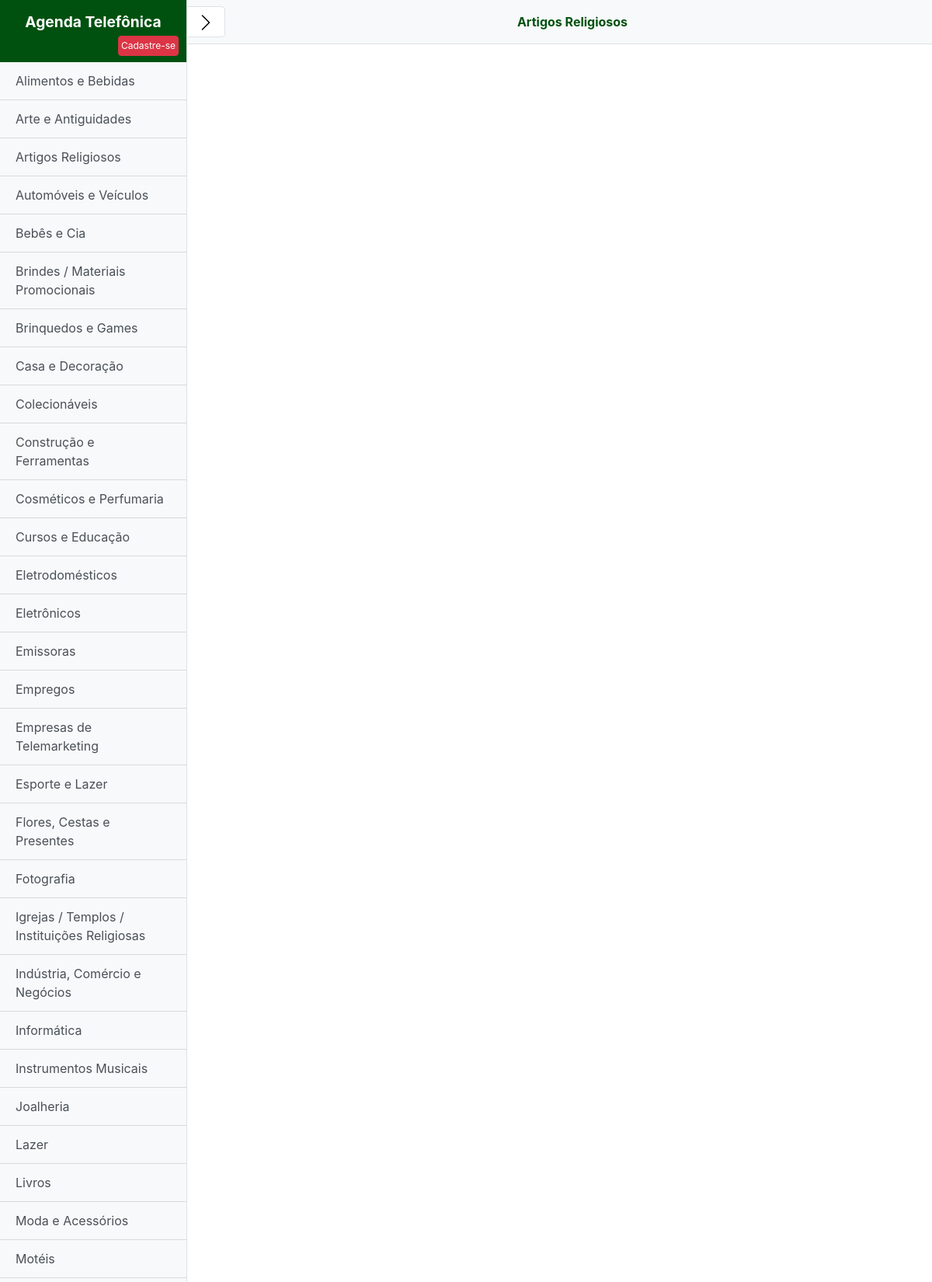
The page /index.php?id=3 (upper part) on the database its author committed.
### tables this page shows
CREATE TABLE `segmento` (
  `idsegmento` int(11) NOT NULL,
  `nome` varchar(100) DEFAULT NULL
);

### index.php (the view, shortened to what this page needs)
<?php
    include 'conexao.php';
?>
<!DOCTYPE html>
<html lang="pt-br">
<head>
    <link href="css/bootstrap.min.css" rel="stylesheet" id="bootstrap-css">
    <link href="css/simple-sidebar.css" rel="stylesheet" id="sidebar-css">
    <link href="css/style.css" rel="stylesheet" id="style">
</head>
<body>
<div class="d-flex" id="wrapper">
    <div class="bg-light border-right" id="sidebar-wrapper">
      <div class="sidebar-heading cabecalho-titulo text-center">Agenda Telefônica<p class="text-right p-cadastro"><a class="btn btn-danger link-cadastro" href="cadastro.php">Cadastre-se</a></p></div>
      <div class="list-group list-group-flush">
        <?php
            $sql = "SELECT * FROM segmento ORDER BY nome";
            $resultado= $conexao->query($sql);
            while($linha=$resultado->fetch_array()){
                $link = "index.php?id=".$linha['idsegmento'];
                $nome = $linha['nome'];
                echo "<a href='$link' class='list-group-item list-group-item-action bg-light'>$nome</a>";
            }
        ?>
      </div>
    </div>
    <div id="page-content-wrapper">
      <nav class="navbar navbar-expand-lg navbar-light bg-light border-bottom bg-sup">
        <button class="btn btn-primary bt-menu" id="menu-toggle">
            <img src="icons/chevron-right.svg" alt="" width="24" height="24" title="Facebook">
        </button>
        <span class="navbar-text text-center nome-sup">
            <?php
                if(isset($_GET['id'])){
                    $id = $_GET['id'];
                    $sql = "SELECT * FROM segmento WHERE idsegmento = $id";
                    $resultado= $conexao->query($sql);
                    $linha=$resultado->fetch_array();
                    echo $linha['nome'];
                }else{
                    echo "Segmento";
                }
            ?>
        </span>
      </nav>
      <div class="container-fluid">
            <div class="row">
                <div class="espaco"> &nbsp; </div>
                <div class="espaco"> &nbsp; </div>
            </div>
        </div>
    </div>
</div>
</body>
</html>

### css/simple-sidebar.css (style rules this page uses)
body { overflow-x: hidden; }
#sidebar-wrapper { min-height: 100vh; margin-left: -15rem; -webkit-transition: margin .25s ease-out; -moz-transition: margin .25s ease-out; -o-transition: margin .25s ease-out; transition: margin .25s ease-out; }
#sidebar-wrapper .sidebar-heading { padding: 0.875rem 1.25rem; font-size: 1.2rem; }
#sidebar-wrapper .list-group { width: 15rem; }
#page-content-wrapper { min-width: 100vw; }
@media (min-width: 768px) { #sidebar-wrapper { margin-left: 0; } }
@media (min-width: 768px) { #page-content-wrapper { min-width: 0; width: 100%; } }

### css/style.css (style rules this page uses)
.bt-menu { margin-left: -17px; border-radius: 0 5px 5px 0; border: 1px solid #dee2e6 !important; background: #fff; }
.nome-sup { width: 100%; color: #00510F !important; font-weight: 700; }
.espaco { display: inline-block; width: 100%; height: 20px; }
.link-cadastro { font-size: 12px; padding: 3px; }
.cabecalho-titulo { border-bottom: 4px solid #00510f; color: #fff; background: #00510f !important; font-weight: 700; }
.p-cadastro { margin: 0 -10px -10px 0; }

### rows shown on the page
segmento: nome "Alimentos e Bebidas"
segmento: nome "Arte e Antiguidades"
segmento: nome "Artigos Religiosos"
segmento: nome "Automóveis e Veículos"
segmento: nome "Bebês e Cia"
segmento: nome "Brindes / Materiais Promocionais"
segmento: nome "Brinquedos e Games"
segmento: nome "Casa e Decoração"
segmento: nome "Colecionáveis"
segmento: nome "Construção e Ferramentas"
segmento: nome "Cosméticos e Perfumaria"
segmento: nome "Cursos e Educação"
segmento: nome "Eletrodomésticos"
segmento: nome "Eletrônicos"
segmento: nome "Emissoras"
segmento: nome "Empregos"
segmento: nome "Empresas de Telemarketing"
segmento: nome "Esporte e Lazer"
segmento: nome "Flores, Cestas e Presentes"
segmento: nome "Fotografia"
segmento: nome "Igrejas / Templos / Instituições Religiosas"
segmento: nome "Indústria, Comércio e Negócios"
segmento: nome "Informática"
segmento: nome "Instrumentos Musicais"
segmento: nome "Joalheria"
segmento: nome "Lazer"
segmento: nome "Livros"
segmento: nome "Moda e Acessórios"
segmento: nome "Motéis"
